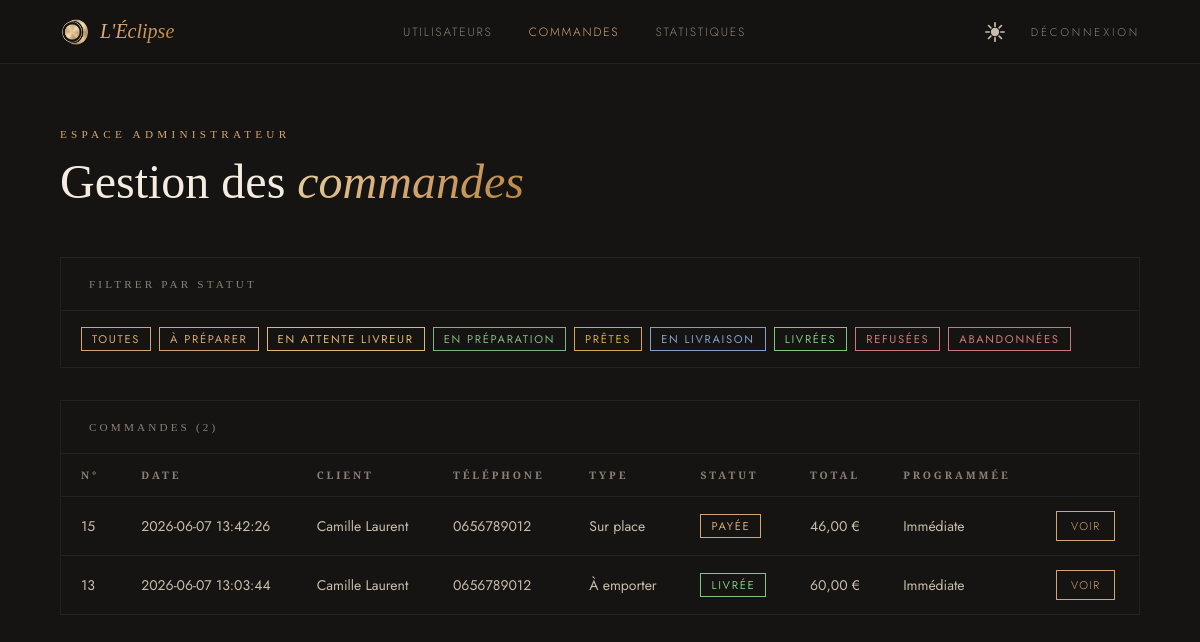
Before: /commandes_restaurateur.php (signed in) with the older database file.
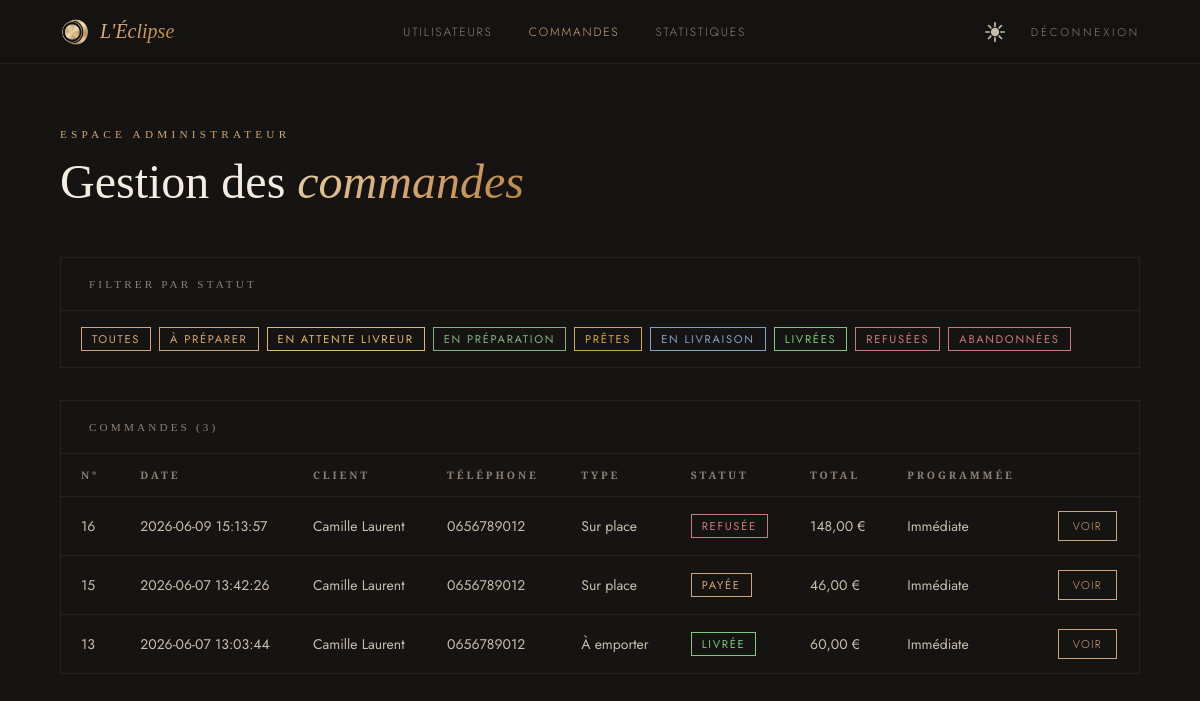
After: the same page with the newer database file.
### tables this page shows
CREATE TABLE orders (
    id                 INTEGER PRIMARY KEY AUTOINCREMENT,
    user_id            INTEGER NOT NULL,
    order_type         TEXT    NOT NULL CHECK(order_type IN ('sur_place', 'emporter', 'livraison')),
    delivery_address   TEXT,
    status             TEXT    NOT NULL DEFAULT 'en_attente'
                               CHECK(status IN ('en_attente','payee','refusee','en_preparation','prete','en_livraison','livree','abandonnee','en_attente_livreur')),
    scheduled_datetime TEXT,
    created_at         TEXT    NOT NULL DEFAULT CURRENT_TIMESTAMP,
    delivery_person_id INTEGER REFERENCES users(id),
    FOREIGN KEY (user_id) REFERENCES users(id) ON DELETE CASCADE
);

CREATE TABLE users (
    id           INTEGER PRIMARY KEY AUTOINCREMENT,
    login        TEXT    NOT NULL UNIQUE,
    password     TEXT    NOT NULL,
    role         TEXT    NOT NULL DEFAULT 'client'
                         CHECK(role IN ('client','admin','restaurateur','livreur')),
    first_name   TEXT    NOT NULL,
    last_name    TEXT    NOT NULL,
    nickname     TEXT    NOT NULL UNIQUE,
    phone        TEXT    NOT NULL,
    birthday     TEXT    NOT NULL,
    address      TEXT    NOT NULL,
    address_info TEXT,
    blocked      INTEGER NOT NULL DEFAULT 0,
    created_at   TEXT    NOT NULL DEFAULT CURRENT_TIMESTAMP,
    last_login   TEXT
);

### models/orders.php (called while the page is built, shortened)
<?php
function getOrdersByStatus(PDO $pdo, ?string $status = null): array {
    if ($status) {
        $stmt = $pdo->prepare("
            SELECT o.*, u.login, u.first_name, u.last_name, u.phone
            FROM orders o
            INNER JOIN users u ON u.id = o.user_id
            WHERE o.status = :status
            ORDER BY o.created_at DESC
        ");
        $stmt->execute(['status' => $status]);
    } else {
        $stmt = $pdo->query("
            SELECT o.*, u.login, u.first_name, u.last_name, u.phone
            FROM orders o
            INNER JOIN users u ON u.id = o.user_id
            ORDER BY o.created_at DESC
        ");
    }
    return $stmt->fetchAll(PDO::FETCH_ASSOC);
}

### functions.php (called while the page is built, shortened)
<?php
function h($string) {
    return htmlspecialchars($string ?? '', ENT_QUOTES, 'UTF-8');
}

### models/users.php (called while the page is built, shortened)
<?php
function getOrderTotal(PDO $pdo, int $orderId): float {
    $stmt = $pdo->prepare("
        SELECT SUM(
            CASE oi.item_type
                WHEN 'dish' THEN (SELECT d.price FROM dishes d WHERE d.id = oi.item_id) * oi.quantity
                WHEN 'menu' THEN (SELECT m.total_price FROM menus m WHERE m.id = oi.item_id) * oi.quantity
            END
        ) AS total
        FROM order_items oi
        WHERE oi.order_id = :order_id
    ");
    $stmt->execute(['order_id' => $orderId]);
    $row = $stmt->fetch(PDO::FETCH_ASSOC);
    return (float) ($row['total'] ?? 0);
}

### commandes_restaurateur.php (the view, shortened to what this page needs)
<?php
require_once 'database.php';
require_once 'functions.php';
require_once 'models/orders.php';
require_once 'models/users.php';
$pdo = getDatabaseConnection();
$stmt = $pdo->prepare("SELECT role FROM users WHERE id = :id");
$stmt->execute(['id' => $_SESSION['user_id']]);
$currentUser = $stmt->fetch(PDO::FETCH_ASSOC);
$filterStatus = $_GET['statut'] ?? null;
$statusLabels = [
    'en_attente'         => 'En attente',
    'payee'              => 'Payée',
    'en_attente_livreur' => 'En attente livreur',
    'en_preparation'     => 'En préparation',
    'prete'              => 'Prête',
    'en_livraison'       => 'En livraison',
    'livree'             => 'Livrée',
    'refusee'            => 'Refusée',
    'abandonnee'         => 'Abandonnée',
];
$orders = getOrdersByStatus($pdo, $filterStatus);
$orderTotals = [];
foreach ($orders as $order) {
    $orderTotals[$order['id']] = getOrderTotal($pdo, $order['id']);
}
$typeLabels = [
    'sur_place' => 'Sur place',
    'emporter'  => 'À emporter',
    'livraison' => 'Livraison',
];
?>
<?php
$staffRole       = $currentUser['role'];
$staffActivePage = 'orders';
include 'includes/staff_header.php';
?>
<main class="staff-page">
  <div class="staff-inner">
    <header class="staff-header">
      <p class="staff-label"><?= $currentUser['role'] === 'admin' ? 'Espace administrateur' : 'Espace restaurateur' ?></p>
      <h1 class="staff-title">Gestion des <em>commandes</em></h1>
    </header>
    <div class="staff-card" style="margin-bottom: 32px;">
      <div class="staff-card-header">
        <span class="staff-card-title">Filtrer par statut</span>
      </div>
      <div class="staff-card-body" style="padding: 16px 20px; display: flex; flex-wrap: wrap; gap: 8px;">
        <a href="commandes_restaurateur.php" class="staff-badge staff-badge--<?= $filterStatus ? 'client' : 'admin' ?>" style="text-decoration:none;">Toutes</a>
        <a href="commandes_restaurateur.php?statut=payee" class="staff-badge staff-badge--payee" style="text-decoration:none; <?= $filterStatus === 'payee' ? 'background: var(--accent); color: var(--surface-dark);' : '' ?>">À préparer</a>
        <a href="commandes_restaurateur.php?statut=en_attente_livreur" class="staff-badge staff-badge--en_attente_livreur" style="text-decoration:none; <?= $filterStatus === 'en_attente_livreur' ? 'background:#e0b870;color:var(--surface-dark);' : '' ?>">En attente livreur</a>
        <a href="commandes_restaurateur.php?statut=en_preparation" class="staff-badge staff-badge--en_preparation" style="text-decoration:none; <?= $filterStatus === 'en_preparation' ? 'background:#82b482;color:var(--surface-dark);' : '' ?>">En préparation</a>
        <a href="commandes_restaurateur.php?statut=prete" class="staff-badge staff-badge--prete" style="text-decoration:none; <?= $filterStatus === 'prete' ? 'background:#d4a843;color:var(--surface-dark);' : '' ?>">Prêtes</a>
        <a href="commandes_restaurateur.php?statut=en_livraison" class="staff-badge staff-badge--en_livraison" style="text-decoration:none; <?= $filterStatus === 'en_livraison' ? 'background:#82a0c8;color:var(--surface-dark);' : '' ?>">En livraison</a>
        <a href="commandes_restaurateur.php?statut=livree" class="staff-badge staff-badge--livree" style="text-decoration:none; <?= $filterStatus === 'livree' ? 'background:#7ec87e;color:var(--surface-dark);' : '' ?>">Livrées</a>
        <a href="commandes_restaurateur.php?statut=refusee" class="staff-badge staff-badge--refusee" style="text-decoration:none; <?= $filterStatus === 'refusee' ? 'background:#c97a7a;color:var(--surface-dark);' : '' ?>">Refusées</a>
        <a href="commandes_restaurateur.php?statut=abandonnee" class="staff-badge staff-badge--abandonnee" style="text-decoration:none; <?= $filterStatus === 'abandonnee' ? 'background:#c97a7a;color:var(--surface-dark);' : '' ?>">Abandonnées</a>
      </div>
    </div>
    <div class="staff-card">
      <div class="staff-card-header">
        <span class="staff-card-title">Commandes (<?= count($orders) ?>)</span>
      </div>
      <div class="staff-card-body">
        <?php if (empty($orders)): ?>
          <div class="staff-empty">Aucune commande trouvée.</div>
        <?php else: ?>
          <div class="staff-table-wrap">
            <table class="staff-table">
              <thead>
                <tr>
                  <th>N°</th>
                  <th>Date</th>
                  <th>Client</th>
                  <th>Téléphone</th>
                  <th>Type</th>
                  <th>Statut</th>
                  <th>Total</th>
                  <th>Programmée</th>
                  <th></th>
                </tr>
              </thead>
              <tbody>
                <?php foreach ($orders as $order): ?>
                  <tr>
                    <td><?= $order['id'] ?></td>
                    <td><?= h($order['created_at']) ?></td>
                    <td><?= h($order['first_name'] . ' ' . $order['last_name']) ?></td>
                    <td><?= h($order['phone']) ?></td>
                    <td><?= h($typeLabels[$order['order_type']] ?? $order['order_type']) ?></td>
                    <td><span class="staff-badge staff-badge--<?= $order['status'] ?>"><?= h($statusLabels[$order['status']] ?? $order['status']) ?></span></td>
                    <td><?= number_format($orderTotals[$order['id']], 2, ',', ' ') ?> €</td>
                    <td><?= $order['scheduled_datetime'] ? h($order['scheduled_datetime']) : 'Immédiate' ?></td>
                    <td><a href="detail_commande.php?id=<?= $order['id'] ?>" class="staff-btn staff-btn--sm">Voir</a></td>
                  </tr>
                <?php endforeach; ?>
              </tbody>
            </table>
          </div>
        <?php endif; ?>
      </div>
    </div>
  </div>
</main>
<?php include 'includes/staff_footer.php'; ?>

### includes/staff_header.php (shortened to what this page needs)
<?php
require_once __DIR__ . '/../functions.php';
$dashboardUrl = match ($staffRole) {
    'admin'        => 'admin.php',
    'restaurateur' => 'index_restaurateur.php',
    'livreur'      => 'index_livreur.php',
    default        => 'index.php',
};
?>
<!DOCTYPE html>
<html lang="fr">
<head>
  <link rel="stylesheet" href="/assets/css/style.css">
  <link rel="stylesheet" href="/assets/css/staff.css">
</head>
<body>
<header class="staff-topbar">
  <a class="staff-topbar-logo" href="<?= $dashboardUrl ?>">
    <img class="staff-topbar-logo-icon" src="/images/logo.webp" alt="" width="30" height="30">
  </a>
  <nav class="staff-topbar-nav" aria-label="Navigation staff">
    <?php if ($staffRole === 'admin'): ?>
      <a class="staff-nav-link<?= ($staffActivePage ?? '') === 'users' ? ' is-active' : '' ?>" href="admin.php">Utilisateurs</a>
      <a class="staff-nav-link<?= ($staffActivePage ?? '') === 'orders' ? ' is-active' : '' ?>" href="commandes_restaurateur.php">Commandes</a>
      <a class="staff-nav-link<?= ($staffActivePage ?? '') === 'stats' ? ' is-active' : '' ?>" href="statistiques.php">Statistiques</a>
    <?php elseif ($staffRole === 'livreur'): ?>
      <a class="staff-nav-link<?= ($staffActivePage ?? '') === 'dashboard' ? ' is-active' : '' ?>" href="index_livreur.php">Tableau de bord</a>
      <a class="staff-nav-link<?= ($staffActivePage ?? '') === 'deliveries' ? ' is-active' : '' ?>" href="livraison.php">Livraisons</a>
    <?php endif; ?>
  </nav>
  <div class="staff-topbar-utils">
    <button class="staff-theme-btn" id="themeToggle" aria-label="Changer de thème">
      <span class="staff-theme-icon" aria-hidden="true"></span>
    </button>
    <a class="staff-logout" href="deconnexion.php">Déconnexion</a>
  </div>
</header>

### includes/staff_footer.php (shortened to what this page needs)
</body>
</html>

### assets/css/style.css (style rules this page uses)
:root { --surface-dark: #161412; --text-primary: #f4ece0; --text-secondary: #c7bdac; --text-muted: #8a8175; --accent: #d4a574; --accent-dark: #b8863f; --border-subtle: rgba(255, 255, 255, 0.06); --accent-line: rgba(232, 212, 163, 0.18); --accent-gradient: linear-gradient(135deg, #e8d4a3, #d4a574, #b8863f); --font-display: "Cormorant Garamond", Georgia, serif; --font-sc: "Cormorant SC", serif; --font-body: "EB Garamond", Georgia, serif; --font-ui: "Jost", sans-serif; --surface-overlay: rgba(22, 20, 18, 0.95); --bg-page: #161412; }
* { box-sizing: border-box; padding: 0; margin: 0; }
body { background-color: var(--bg-page); }

Changed rows visible on the page:
added orders: id "16", created_at "2026-06-09 15:13:57", user.last_name "Camille Laurent", user.phone "0656789012", order_type "Sur place", status "REFUSÉE", id "148,00", shows "Immédiate"
Other visible differences:
count($orders): "2" → "3"
